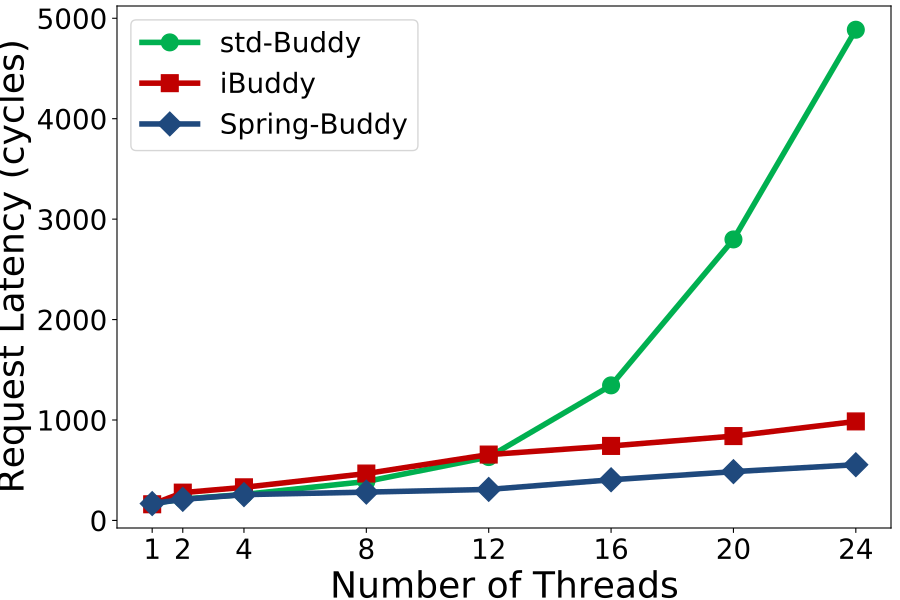

Python code for this plot:
import sys, os
import matplotlib.pyplot as plt
import random

markerTable = {'iBuddy':'s', 'std-Buddy':'o', 'Spring-Buddy':'D'}
colorTable = {'iBuddy':'#C00000', 'std-Buddy':'#00B050', 'Spring-Buddy':'#1f497d'}


xArr = [1,2,4,8,12,16,20,24]
yDict = {
    "std-Buddy": [170, 213, 259, 388, 631, 1345, 2798, 4886],
    "iBuddy": [161, 277, 330, 467, 656, 742, 840, 986],
    "Spring-Buddy": [168, 210, 257, 282, 309, 405, 486, 555]
}

plt.figure(figsize=(9,6))

targetName = list(yDict.keys())

for i in range(len(targetName)):
    plt.plot(xArr,yDict[targetName[i]], label=targetName[i], linewidth=4, marker=markerTable[targetName[i]], color=colorTable[targetName[i]], markersize=12)

plt.legend(fontsize=20)
plt.xticks(fontsize=20)
plt.yticks(fontsize=20)
plt.xticks(xArr,xArr,fontsize=20)
plt.ylabel('Request Latency (cycles)', fontsize=26)
plt.xlabel('Number of Threads', fontsize=26)
plt.subplots_adjust(left=0.13, right=0.99, top=0.99, bottom=0.12)

plt.savefig('%s.pdf' % os.path.splitext(sys.argv[0])[0])

plt.show()
